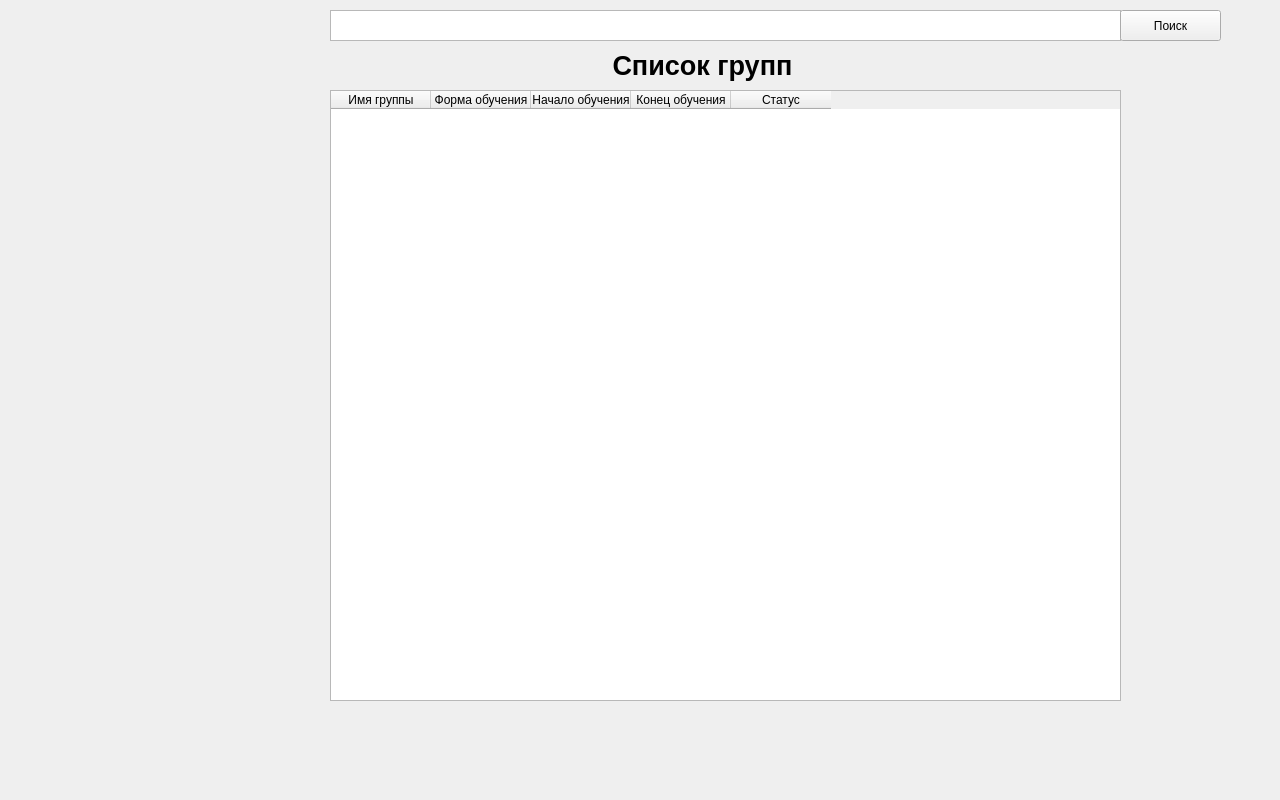
<?xml version="1.0" encoding="UTF-8"?>
<ui version="4.0">
 <class>Form</class>
 <widget class="QWidget" name="Form">
  <property name="geometry">
   <rect>
    <x>0</x>
    <y>0</y>
    <width>1280</width>
    <height>800</height>
   </rect>
  </property>
  <property name="windowTitle">
   <string>Form</string>
  </property>
  <widget class="QLabel" name="label">
   <property name="geometry">
    <rect>
     <x>0</x>
     <y>0</y>
     <width>1280</width>
     <height>800</height>
    </rect>
   </property>
   <property name="text">
    <string/>
   </property>
   <property name="pixmap">
    <pixmap>../../fon_end.png</pixmap>
   </property>
  </widget>
  <widget class="QTextEdit" name="textEdit">
   <property name="geometry">
    <rect>
     <x>330</x>
     <y>10</y>
     <width>791</width>
     <height>31</height>
    </rect>
   </property>
  </widget>
  <widget class="QPushButton" name="pushButton">
   <property name="geometry">
    <rect>
     <x>1120</x>
     <y>10</y>
     <width>101</width>
     <height>31</height>
    </rect>
   </property>
   <property name="text">
    <string>Поиск</string>
   </property>
  </widget>
  <widget class="QTableWidget" name="tableWidget">
   <property name="geometry">
    <rect>
     <x>330</x>
     <y>90</y>
     <width>791</width>
     <height>611</height>
    </rect>
   </property>
   <column>
    <property name="text">
     <string>Имя группы</string>
    </property>
   </column>
   <column>
    <property name="text">
     <string>Форма обучения</string>
    </property>
   </column>
   <column>
    <property name="text">
     <string>Начало обучения</string>
    </property>
   </column>
   <column>
    <property name="text">
     <string>Конец обучения</string>
    </property>
   </column>
   <column>
    <property name="text">
     <string>Статус</string>
    </property>
   </column>
  </widget>
  <widget class="QLabel" name="label_2">
   <property name="geometry">
    <rect>
     <x>590</x>
     <y>50</y>
     <width>231</width>
     <height>31</height>
    </rect>
   </property>
   <property name="font">
    <font>
     <pointsize>20</pointsize>
     <weight>75</weight>
     <bold>true</bold>
    </font>
   </property>
   <property name="text">
    <string>   Список групп</string>
   </property>
  </widget>
 </widget>
 <resources/>
 <connections/>
</ui>
